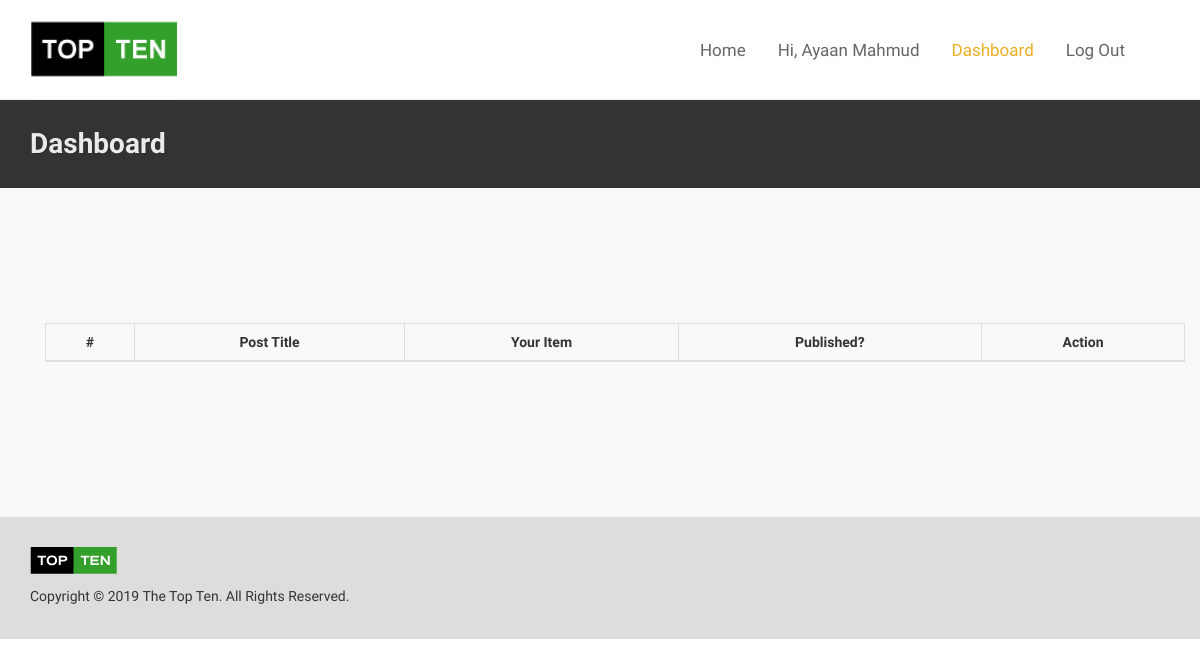
Page /users/dashboard/ (signed in) on the earlier database version.
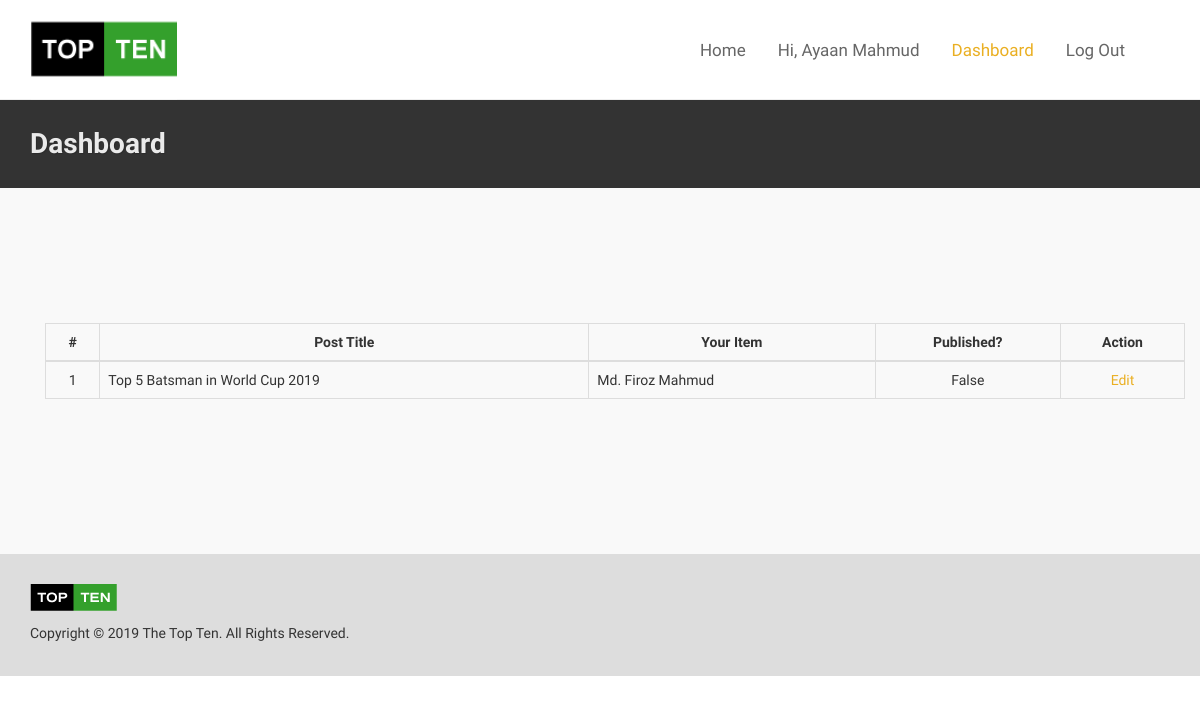
Same page on the later database version.
### blog_app/models.py (models this page shows, shortened)
class Item(models.Model):
    post = models.ForeignKey("Post", on_delete=models.CASCADE, blank=True, null=True)
    item_title = models.CharField(max_length=250, verbose_name="Item Name")
    short_desc = RichTextField(verbose_name="Short Description")
    item_img = models.ImageField(upload_to='images/', null=True, blank=True)
    comments = models.ManyToManyField(User, related_name='comments', blank=True)
    mac_address = models.TextField(null=True)
    is_approved = models.BooleanField(editable=True, default=True)
    create_date = models.DateTimeField(auto_now_add=True, null=True)
    create_by = models.ForeignKey(User, editable=False, null=True, blank=True, on_delete=models.SET_NULL)
    update_date = models.DateTimeField(auto_now=True, null=True)

class Post(models.Model):
    post_title = models.CharField(max_length=250)
    slug = AutoSlugField(populate_from='post_title', always_update=True, unique_with=['create_date__month'])
    long_desc = RichTextField(verbose_name="Long Description")
    post_img = models.ImageField(upload_to='images/', null=True)
    category = models.ManyToManyField("Category")
    create_date = models.DateTimeField(auto_now_add=True, null=True)
    create_by = models.ForeignKey(User, editable=False, null=True, blank=True, on_delete=models.SET_NULL)
    update_date = models.DateTimeField(auto_now=True, null=True)
    class Meta:
        verbose_name = 'Post'
        verbose_name_plural = 'Posts'
    def __str__(self):
        return self.post_title

### users_app/views.py (the view)
# urls.py: path('dashboard/', views.dashboard, name='dashboard'),
@login_required
def dashboard(request):
    template = 'users_app/user_dashboard.html'
    title = 'Dashboard | Chocolat'
    mac_id = getmac.get_mac_address()
    item = Item.objects.filter(create_by=request.user)
    context = {
        'title': title,
        'item': item
    }
    return render(request, template, context)

### blog_app/context_processors.py (called while the page is built)
def sidebar_post(request):
    featured = Post.objects.filter(category__slug='featured').order_by("-create_date")[:5]
    popluar = Post.objects.all().order_by("-create_date")[:5]
    recent = Post.objects.all().order_by("-create_date")[:5]
    context = {
        'featured_posts': featured,
        'popluar_posts': popluar,
        'recent_posts': recent
    }
    return context

def site_setting(request):
    try:
        setting = SiteConfig.objects.all().order_by('-id')[0]
    except:
        setting = None
    context = {'setting': setting}
    return context

### users_app/templates/users_app/user_dashboard.html (shortened to what this page needs)
{% extends 'blog_app/base.html' %}
{% load static %}
{% block page-title %}
    <section id="page-title" class="page-title-dark">
        <div class="container clearfix">
            <h1>Dashboard</h1>
        </div>
    </section>
{% endblock page-title %}
{% block content %}
<div class="container" style="margin-top:55px; margin-bottom:55px;">
<table class="table table-bordered">
<thead>
      <tr>
        <th class="center">#</th>
        <th class="center">Post Title</th>
        <th class="center">Your Item</th>
        <th class="center">Published?</th>
        <th class="center">Action</th>
      </tr>
    </thead>
    <tbody>
        {% for item in item %}
          <tr>
            <td class="center">{{forloop.counter}}</td>
            <td>{{ item.post }}</td>
            <td>{{ item.item_title }}</td>
            <td class="center">{{ item.is_approved }}</td>
            <td class="center">
                {% if item.is_approved %}
                    Edit
                {% else %}
                    <a href="{% url 'blog_app:update_item' item.id %}">Edit</a>
                {% endif %}
            </td>
          </tr>
        {% endfor %}
    </tbody>
</table>
</div>
{% endblock content %}

Differences in the rows shown:
added Item: post "Top 5 Batsman in World Cup 2019", item_title "Md. Firoz Mahmud", is_approved "False", shows "Edit"
